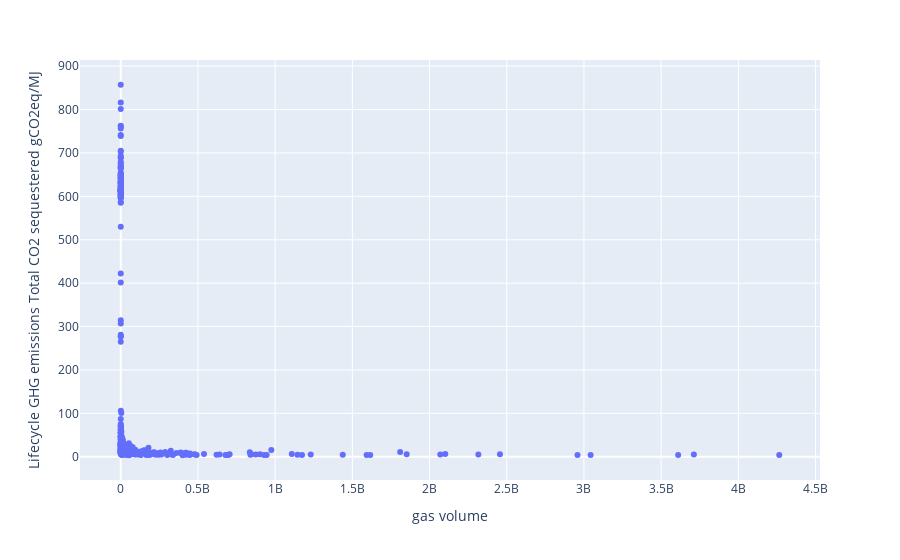

The notebook cell saved with this chart:
### Code cell
import plotly.express as px

fig = px.scatter(result, x="gas volume", y="Lifecycle GHG emissions Total CO2 sequestered gCO2eq/MJ")
fig.show()

### Figure 1 — Plotly figure (JSON) as saved in the notebook; plotly's stock layout.template omitted (floating-point values rounded to 4 significant figures; data arrays with more than 128 entries replaced by an {"elided": "..."} marker saying what was removed)
{"data": [{"hovertemplate": "gas volume=%{x}<br>Lifecycle GHG emissions Total CO2 sequestered gCO2eq/MJ=%{y}<extra></extra>", "legendgroup": "", "marker": {"color": "#636efa", "symbol": "circle"}, "mode": "markers", "name": "", "orientation": "v", "showlegend": false, "type": "scatter", "x": {"elided": "622 float values"}, "xaxis": "x", "y": {"elided": "622 float values"}, "yaxis": "y"}], "layout": {"legend": {"tracegroupgap": 0}, "margin": {"t": 60}, "xaxis": {"anchor": "y", "domain": [0, 1], "title": {"text": "gas volume"}}, "yaxis": {"anchor": "x", "domain": [0, 1], "title": {"text": "Lifecycle GHG emissions Total CO2 sequestered gCO2eq/MJ"}}}}
